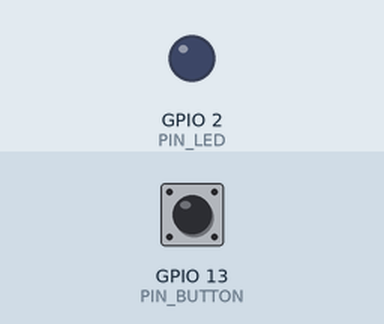
Simulated run of this sketch. Board: ESP32. On the bench: output pins drawn as LEDs (lit = HIGH). The inputs (shaded band) are chosen by the test bench; at power-on: GPIO 13 (PIN_BUTTON) HIGH. WiFi joins after 1.5 s; servers stay silent unless stated; the local clock reads 2024-03-15 10:24:30 at power-on unless the sketch sets it; no MQTT or app messages arrive unless stated; what the sketch prints to the serial monitor is not drawn.

Above: at 3.4 s.
3.5 s: GPIO 13 (PIN_BUTTON) pulled LOW for 1 s
At 3.9 s:
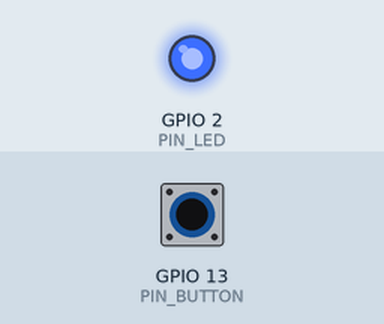
6.0 s: GPIO 13 (PIN_BUTTON) pulled LOW for 0.15 s
At 7.0 s:
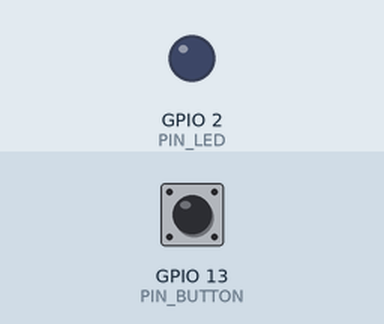
7.6 s: GPIO 13 (PIN_BUTTON) pulled LOW for 3.2 s
At 8.0 s:
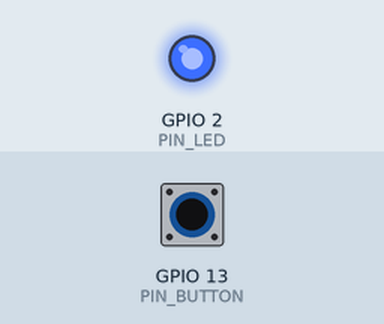
Timing chart, 0 to 12.6 s (numbered marks = the images above; inputs shaded):
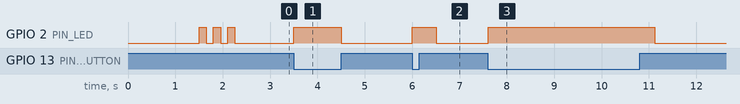

Measured:
- after the input at 3.5 s, GPIO 2 (PIN_LED): LOW → HIGH at once, → LOW 1.0 s later
- after the input at 6.0 s, GPIO 2 (PIN_LED): LOW → HIGH at once, → LOW 0.50 s later
- after the input at 7.6 s, GPIO 2 (PIN_LED): LOW → HIGH at once, → LOW 3.5 s later

The sketch:

sketch.ino
```cpp
// (licence header left out)
#include <WiFi.h>
#include <PubSubClient.h>
#include <ArduinoJson.h>
#include <time.h>

const char* WIFI_SSID     = "Wokwi-GUEST";
const char* WIFI_PASSWORD = "";
const char* MQTT_BROKER = "host.wokwi.internal";
const int   MQTT_PORT   = 1883;
const char* MQTT_CLIENT   = "esp32-court01";
const char* TOPIC         = "quadra/highlight";

const int PIN_BUTTON = 13;
const int PIN_LED    = 2;

const unsigned long DEBOUNCE_MS   = 300;
const unsigned long MQTT_RETRY_MS = 5000;

unsigned long lastPressMs       = 0;
unsigned long lastMqttAttemptMs = 0;

WiFiClient   wifiClient;
PubSubClient mqttClient(wifiClient);

void blinkLED(int times, int ms) {
  for (int i = 0; i < times; i++) {
    digitalWrite(PIN_LED, HIGH); delay(ms);
    digitalWrite(PIN_LED, LOW);
    if (i < times - 1) delay(ms);
  }
}

void setup() {
  Serial.begin(115200);
  pinMode(PIN_BUTTON, INPUT_PULLUP);
  pinMode(PIN_LED, OUTPUT);
  digitalWrite(PIN_LED, LOW);

  // WiFi
  Serial.print("📶  WiFi...");
  WiFi.begin(WIFI_SSID, WIFI_PASSWORD);
  unsigned long t = millis();
  while (WiFi.status() != WL_CONNECTED && millis() - t < 10000) {
    delay(500); Serial.print(".");
  }
  if (WiFi.status() == WL_CONNECTED) {
    Serial.printf("\n✅  WiFi OK: %s\n", WiFi.localIP().toString().c_str());
    configTime(0, 0, "pool.ntp.org");
  } else {
    Serial.println("\n⚠️  WiFi falhou — modo offline");
  }

  mqttClient.setServer(MQTT_BROKER, MQTT_PORT);
  mqttClient.setBufferSize(512);

  blinkLED(3, 150);  // 3 blinks = pronto
  Serial.println("✅  Pronto! Pressione o botão.");
}

void loop() {
  // MQTT não-bloqueante
  if (!mqttClient.connected()) {
    if (millis() - lastMqttAttemptMs >= MQTT_RETRY_MS) {
      lastMqttAttemptMs = millis();
      Serial.printf("📡  MQTT %s:%d... ", MQTT_BROKER, MQTT_PORT);
      if (mqttClient.connect(MQTT_CLIENT)) Serial.println("OK ✅");
      else Serial.printf("falhou (rc=%d)\n", mqttClient.state());
    }
  } else {
    mqttClient.loop();
  }

  // Botão
  if (digitalRead(PIN_BUTTON) == LOW) {
    unsigned long now = millis();
    if (now - lastPressMs >= DEBOUNCE_MS) {
      lastPressMs = now;

      StaticJsonDocument<256> doc;
      doc["court_id"]   = "court_01";
      doc["player"]     = "A";
      doc["event_type"] = "highlight";
      doc["timestamp"]  = (unsigned long)time(nullptr);

      char payload[256];
      serializeJson(doc, payload);

      bool ok = mqttClient.publish(TOPIC, payload);
      Serial.printf("📤  %s | %s\n", payload, ok ? "✅" : "❌");

      blinkLED(1, 500);
    }
  }
}
```
